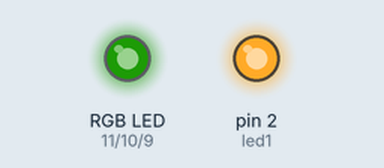
Bench run of a sketch on a simulated Arduino Uno, built with avr-gcc and run on an emulated ATmega328P. Parts: an RGB LED mixed from three pins (HIGH = lit), output pins drawn as LEDs (lit = HIGH). Dim RGB values are drawn brighter than linear; random numbers use the default seed unless the sketch sets one; what the sketch prints to the serial monitor is not drawn.

Above: at 5.83 s.
Timing chart, 0 to 40.0 s (numbered marks = the images above):
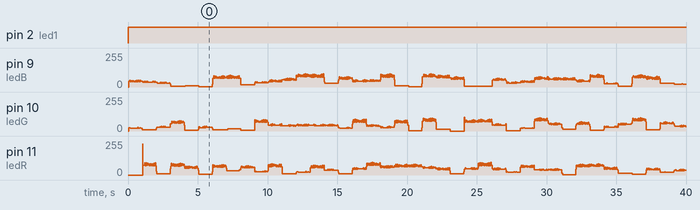

Measured:
- by itself, pin 2 (led1): LOW → HIGH at 0.00 s

The sketch:

Fe_cube_02_RGB_npn_random_color_PWM.ino
```cpp
/*
Controlling an RGB led via an npn switches and PWM
Here a random color is shown for 1 sec
*/
// pins used:
int ledR=11;
int ledG=10;
int ledB=9;
int led1=2;
// delay for each PWM. Play with it: 1, 4, 10
int delayDuration = 4;
// testing
bool test = true; //set = true for monitor!

// global variables to hold the color state of a led1
long randR, randG, randB;

//we need access to current time frequently
unsigned long currentTime = millis();
unsigned long prevTime;

void setup()  {
  //for debugging we set up serial communication. This uses pins 0 and 1!
  Serial.begin(9600);
  // we use analog pin 0 as input for random seed generator.
  // randomSeed() will shuffle the random function.
  randomSeed(analogRead(0));
  // define the pins we use for the RGB led, not needed for PWM feeds !
  pinMode(led1, OUTPUT);
}


void loop(){
  digitalWrite(led1, HIGH);
  analogWrite(ledR, 0);
  analogWrite(ledG, 0);
  analogWrite(ledB, 0);
  randR = random(256); // randR = 5;
  randG = random(256); // randG = 252;
  randB = random(256); // randB = 9;
  if (test) {
    Serial.print("color: "); Serial.print(randR); Serial.print(" - ");
    Serial.print(randG); Serial.print(" - "); Serial.println(randB);
  }

  // showing we need access to the time:
  currentTime = millis();
  prevTime = currentTime;
  // For 1 second we show the randR,randG,randB color:
  while (currentTime - prevTime < 1000) {
    // We cycle through the R, G and B part, and show each color for
    // a fixed delayDuration time
    analogWrite(ledR, randR);
    delay(delayDuration);
    analogWrite(ledR, 0);
    analogWrite(ledG, randG);
    delay(delayDuration);
    analogWrite(ledG, 0);
    analogWrite(ledB, randB);
    delay(delayDuration);
    analogWrite(ledB, 0);
    currentTime = millis();
  }
}
```
